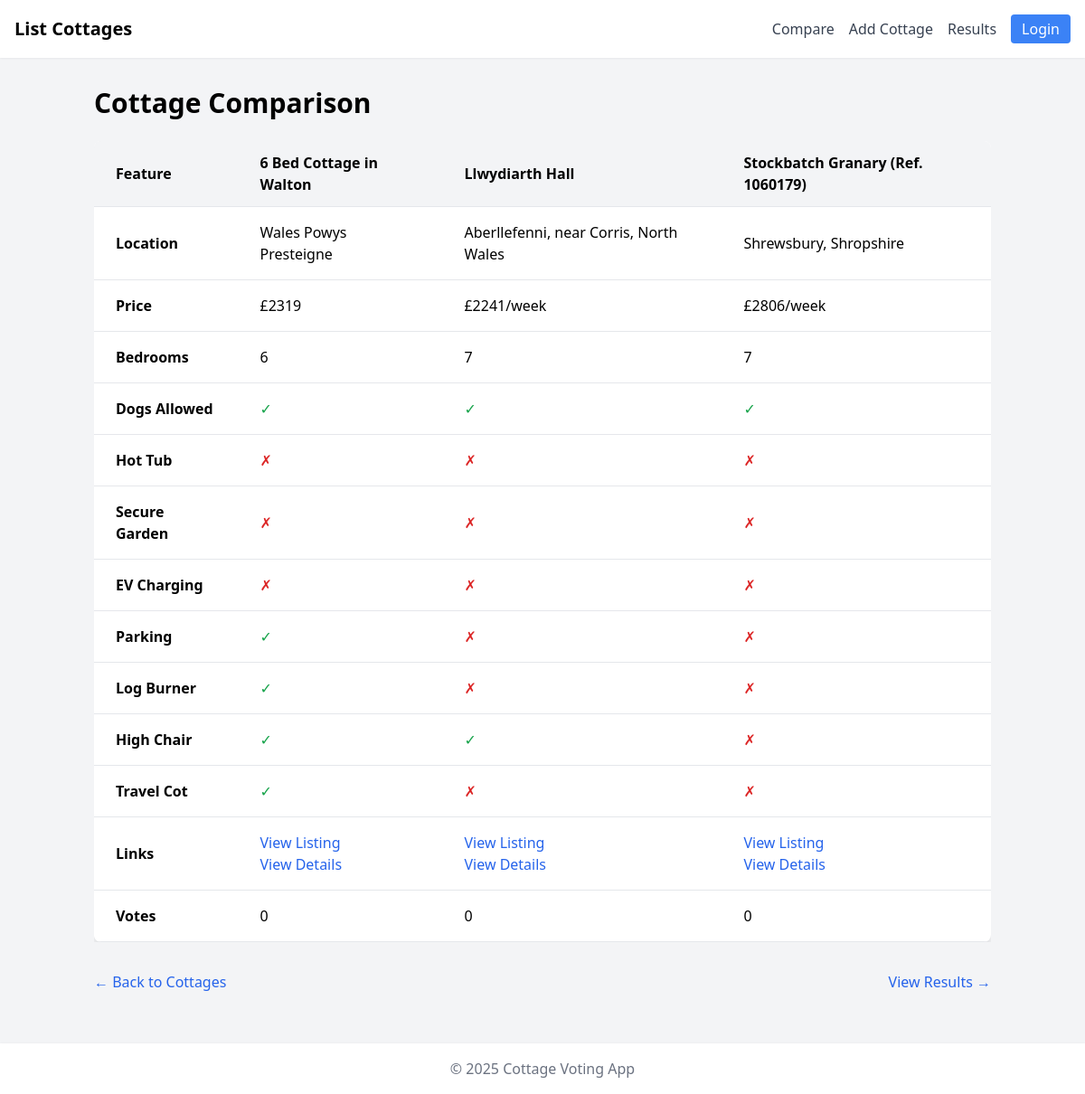
The page /compare on the database its author committed.
### tables this page shows
CREATE TABLE cottages (
  id INTEGER PRIMARY KEY AUTOINCREMENT,
  name TEXT NOT NULL,
  location TEXT,
  price TEXT,
  beds INTEGER DEFAULT 1,
  dogs_allowed INTEGER DEFAULT 0,
  image TEXT,
  description TEXT,
  submitted_by TEXT,
  votes INTEGER DEFAULT 0,
  created_at DATETIME DEFAULT (datetime('now'))
, url TEXT, hottub INTEGER DEFAULT 0, secure_garden INTEGER DEFAULT 0, ev_charging INTEGER DEFAULT 0, parking INTEGER DEFAULT 0, log_burner INTEGER DEFAULT 0, high_chair INTEGER DEFAULT 0, cot INTEGER DEFAULT 0);

### app.py (the view)
@app.route('/compare')
def compare():
    db = get_db()
    cottages = db.execute("SELECT * FROM cottages ORDER BY name").fetchall()
    return render_template('compare.html', cottages=cottages)

### app.py (called while the page is built)
@app.context_processor
def inject_now():
    return {
        'now': datetime.now,
        'allow_admin_override': app.config.get('ALLOW_ADMIN_OVERRIDE', False),
        'admin_users': app.config.get('ADMIN_USERS', [])
    }

def get_db():
    db = getattr(g, '_database', None)
    if db is None:
        db = g._database = sqlite3.connect(app.config['DATABASE'])
        db.row_factory = sqlite3.Row
    return db

@app.teardown_appcontext
def close_connection(exception):
    db = getattr(g, '_database', None)
    if db is not None:
        db.close()

### templates/compare.html
{% extends "base.html" %}
{% block content %}
<div class="container mx-auto px-4 py-8">
    <h1 class="text-3xl font-bold mb-6">Cottage Comparison</h1>
    <div class="overflow-x-auto">
        <table class="min-w-full bg-white rounded-lg overflow-hidden shadow-lg">
            <thead class="bg-gray-100">
                <tr class="text-left">
                    <th class="sticky left-0 bg-gray-100 px-6 py-3 border-b">Feature</th>
                    {% for cottage in cottages %}
                    <th class="px-6 py-3 border-b">{{ cottage.name }}</th>
                    {% endfor %}
                </tr>
            </thead>
            <tbody>
                <tr class="hover:bg-gray-50">
                    <td class="sticky left-0 bg-white px-6 py-4 border-b font-semibold">Location</td>
                    {% for cottage in cottages %}
                    <td class="px-6 py-4 border-b">{{ cottage.location }}</td>
                    {% endfor %}
                </tr>
                <tr class="hover:bg-gray-50">
                    <td class="sticky left-0 bg-white px-6 py-4 border-b font-semibold">Price</td>
                    {% for cottage in cottages %}
                    <td class="px-6 py-4 border-b">{{ cottage.price }}</td>
                    {% endfor %}
                </tr>
                <tr class="hover:bg-gray-50">
                    <td class="sticky left-0 bg-white px-6 py-4 border-b font-semibold">Bedrooms</td>
                    {% for cottage in cottages %}
                    <td class="px-6 py-4 border-b">{{ cottage.beds }}</td>
                    {% endfor %}
                </tr>
                <tr class="hover:bg-gray-50">
                    <td class="sticky left-0 bg-white px-6 py-4 border-b font-semibold">Dogs Allowed</td>
                    {% for cottage in cottages %}
                    <td class="px-6 py-4 border-b">
                        {% if cottage.dogs_allowed %}
                        <span class="text-green-600">✓</span>
                        {% else %}
                        <span class="text-red-600">✗</span>
                        {% endif %}
                    </td>
                    {% endfor %}
                </tr>
                <tr class="hover:bg-gray-50">
                    <td class="sticky left-0 bg-white px-6 py-4 border-b font-semibold">Hot Tub</td>
                    {% for cottage in cottages %}
                    <td class="px-6 py-4 border-b">
                        {% if cottage.hottub %}
                        <span class="text-green-600">✓</span>
                        {% else %}
                        <span class="text-red-600">✗</span>
                        {% endif %}
                    </td>
                    {% endfor %}
                </tr>
                <tr class="hover:bg-gray-50">
                    <td class="sticky left-0 bg-white px-6 py-4 border-b font-semibold">Secure Garden</td>
                    {% for cottage in cottages %}
                    <td class="px-6 py-4 border-b">
                        {% if cottage.secure_garden %}
                        <span class="text-green-600">✓</span>
                        {% else %}
                        <span class="text-red-600">✗</span>
                        {% endif %}
                    </td>
                    {% endfor %}
                </tr>
                <tr class="hover:bg-gray-50">
                    <td class="sticky left-0 bg-white px-6 py-4 border-b font-semibold">EV Charging</td>
                    {% for cottage in cottages %}
                    <td class="px-6 py-4 border-b">
                        {% if cottage.ev_charging %}
                        <span class="text-green-600">✓</span>
                        {% else %}
                        <span class="text-red-600">✗</span>
                        {% endif %}
                    </td>
                    {% endfor %}
                </tr>
                <tr class="hover:bg-gray-50">
                    <td class="sticky left-0 bg-white px-6 py-4 border-b font-semibold">Parking</td>
                    {% for cottage in cottages %}
                    <td class="px-6 py-4 border-b">
                        {% if cottage.parking %}
                        <span class="text-green-600">✓</span>
                        {% else %}
                        <span class="text-red-600">✗</span>
                        {% endif %}
                    </td>
                    {% endfor %}
                </tr>
                <tr class="hover:bg-gray-50">
                    <td class="sticky left-0 bg-white px-6 py-4 border-b font-semibold">Log Burner</td>
                    {% for cottage in cottages %}
                    <td class="px-6 py-4 border-b">
                        {% if cottage.log_burner %}
                        <span class="text-green-600">✓</span>
                        {% else %}
                        <span class="text-red-600">✗</span>
                        {% endif %}
                    </td>
                    {% endfor %}
                </tr>
                <tr class="hover:bg-gray-50">
                    <td class="sticky left-0 bg-white px-6 py-4 border-b font-semibold">High Chair</td>
                    {% for cottage in cottages %}
                    <td class="px-6 py-4 border-b">
                        {% if cottage.high_chair %}
                        <span class="text-green-600">✓</span>
                        {% else %}
                        <span class="text-red-600">✗</span>
                        {% endif %}
                    </td>
                    {% endfor %}
                </tr>
                <tr class="hover:bg-gray-50">
                    <td class="sticky left-0 bg-white px-6 py-4 border-b font-semibold">Travel Cot</td>
                    {% for cottage in cottages %}
                    <td class="px-6 py-4 border-b">
                        {% if cottage.cot %}
                        <span class="text-green-600">✓</span>
                        {% else %}
                        <span class="text-red-600">✗</span>
                        {% endif %}
                    </td>
                    {% endfor %}
                </tr>
                <tr class="hover:bg-gray-50">
                    <td class="sticky left-0 bg-white px-6 py-4 border-b font-semibold">Links</td>
                    {% for cottage in cottages %}
                    <td class="px-6 py-4 border-b">
                        <a href="{{ cottage.url }}" target="_blank" class="text-blue-600 hover:underline">View Listing</a>
                        <br>
                        <a href="{{ url_for('cottage_detail', cottage_id=cottage.id) }}" class="text-blue-600 hover:underline">View Details</a>
                    </td>
                    {% endfor %}
                </tr>
                <tr class="hover:bg-gray-50">
                    <td class="sticky left-0 bg-white px-6 py-4 border-b font-semibold">Votes</td>
                    {% for cottage in cottages %}
                    <td class="px-6 py-4 border-b">{{ cottage.votes }}</td>
                    {% endfor %}
                </tr>
            </tbody>
        </table>
    </div>
    <div class="mt-8 flex justify-between">
        <a href="{{ url_for('cottages') }}" class="text-blue-600 hover:underline">&larr; Back to Cottages</a>
        <a href="{{ url_for('results') }}" class="text-blue-600 hover:underline">View Results &rarr;</a>
    </div>
</div>
{% endblock %}

### templates/base.html (shortened to what this page needs)
<!DOCTYPE html>
<html lang="en">
<head>
  <script src="https://cdn.tailwindcss.com"></script>
</head>
<body class="bg-gray-100 min-h-screen flex flex-col">
<nav class="bg-white shadow-sm p-4 flex justify-between items-center">
<div class="flex space-x-6">  <a href="{{ url_for('cottages') }}" class="text-xl font-semibold">List Cottages</a>
</div>
  <div id="menuLinks" class="hidden md:flex flex-col md:flex-row md:items-center space-y-2 md:space-y-0 md:space-x-4 mt-3 md:mt-0">
    <a href="{{ url_for('compare') }}" class="text-gray-700 hover:text-gray-900">Compare</a>
    <a href="{{ url_for('add_cottage') }}" class="text-gray-700 hover:text-gray-900">Add Cottage</a>
    <a href="{{ url_for('results') }}" class="text-gray-700 hover:text-gray-900">Results</a>
    {% if session.get('user_name') %}
      <a href="{{ url_for('logout') }}" class="bg-red-500 hover:bg-red-600 text-white px-3 py-1 rounded">Logout</a>
    {% else %}
      <a href="{{ url_for('join') }}" class="bg-blue-500 hover:bg-blue-600 text-white px-3 py-1 rounded">Login</a>
    {% endif %}
  </div>
</nav>
  <div class="flex-grow">
    {% block content %}{% endblock %}
  </div>
  <footer class="bg-white shadow mt-6">
    <div class="max-w-6xl mx-auto px-4 py-4 text-center text-gray-500">
      &copy; {{ now().year }} Cottage Voting App
    </div>
  </footer>
</body>
</html>

### rows shown on the page
cottages: name "6 Bed Cottage in Walton", location "Wales Powys Presteigne", price "£2319", beds "6", votes "0"
cottages: name "Llwydiarth Hall", location "Aberllefenni, near Corris, North Wales", price "£2241/week", beds "7", votes "0"
cottages: name "Stockbatch Granary (Ref. 1060179)", location "Shrewsbury, Shropshire", price "£2806/week", beds "7", votes "0"
